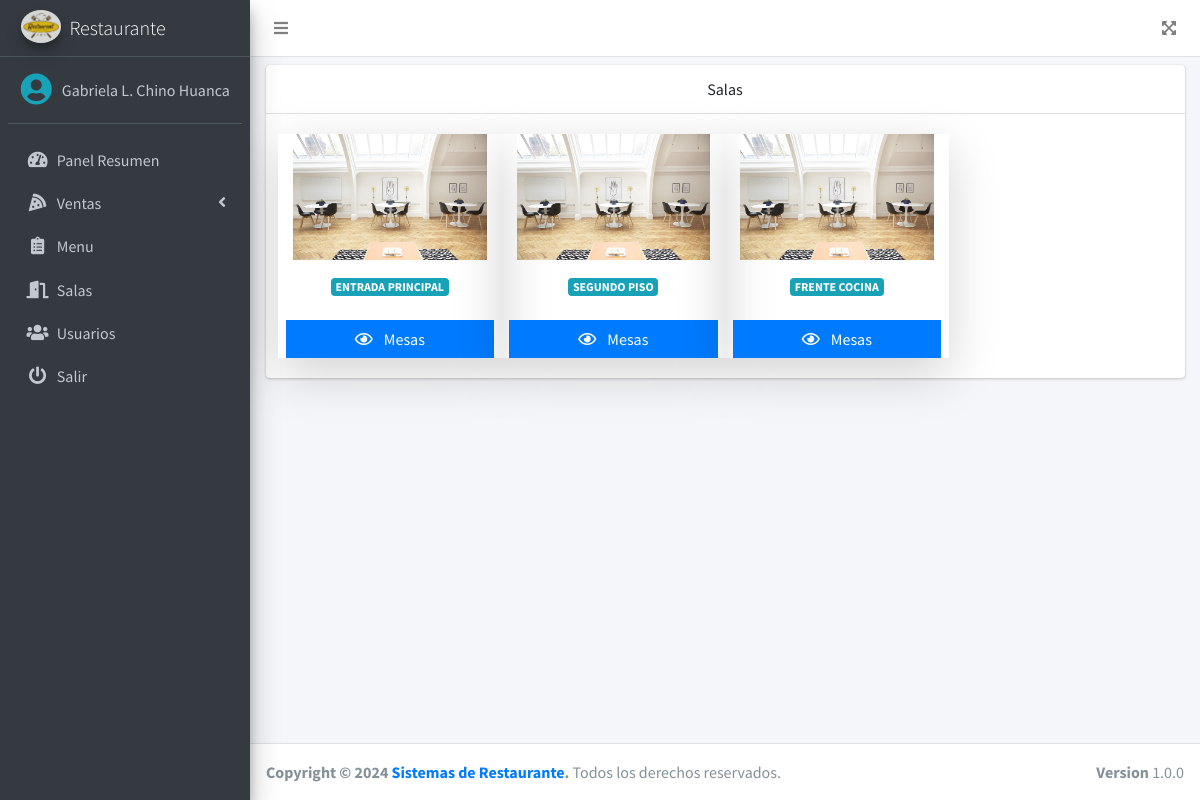
The page /src/ (signed in) on the database its author committed.
### tables this page shows
CREATE TABLE `salas` (
  `id` int(11) NOT NULL,
  `nombre` varchar(100) NOT NULL,
  `mesas` int(11) NOT NULL,
  `estado` int(11) NOT NULL DEFAULT 1
);

### src/index.php (the view, shortened to what this page needs)
<?php
if ($_SESSION['rol'] == 1 || $_SESSION['rol'] == 3) {
include_once "includes/header.php";
?>
<div class="card">
    <div class="card-header text-center">
        Salas
    </div>
    <div class="card-body">
        <div class="row">
            <?php
            include "../conexion.php";
            $query = mysqli_query($conexion, "SELECT * FROM salas WHERE estado = 1");
            $result = mysqli_num_rows($query);
            if ($result > 0) {
                while ($data = mysqli_fetch_assoc($query)) { ?>
                    <div class="col-md-3 shadow-lg">
                        <div class="col-12">
                            <img src="../assets/img/salas.jpg" class="product-image" alt="Product Image">
                        </div>
                        <h6 class="my-3 text-center"><span class="badge badge-info"><?php echo $data['nombre']; ?></span></h6>
                        <div class="mt-4">
                            <a class="btn btn-primary btn-block btn-flat" href="mesas.php?id_sala=<?php echo $data['id']; ?>&mesas=<?php echo $data['mesas']; ?>">
                                <i class="far fa-eye mr-2"></i>
                                Mesas
                            </a>
                        </div>
                    </div>
            <?php }
            } ?>
        </div>
    </div>
</div>
<?php include_once "includes/footer.php";
} else {
    header('Location: permisos.php');
}
?>

### rows shown on the page
salas: nombre "ENTRADA PRINCIPAL"
salas: nombre "SEGUNDO PISO"
salas: nombre "FRENTE COCINA"

### other values the page prints
$_SESSION['nombre'] "Gabriela L. Chino Huanca"
